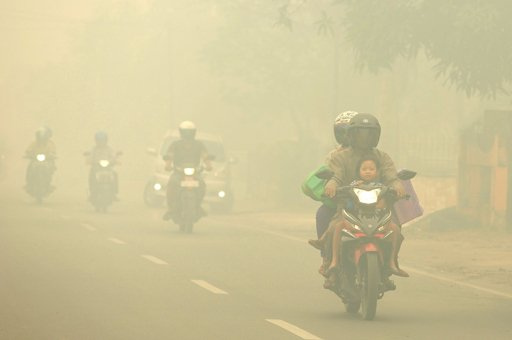
#> input picture sample/ex_input.jpg, 512 x 340 px
$ python dehaze.py   (Python 2 division)   (older library calls are emulated)
#> lines starting #> are read from the running program, lines starting #| are printed output that depends on the picture
"""Single image dehazing."""
from __future__ import division
import cv2
import numpy as np


class Channel_value:
    val = -1.0
    intensity = -1.0


def find_intensity_of_atmospheric_light(img, gray):
    top_num = int(img.shape[0] * img.shape[1] * 0.001)
    toplist = [Channel_value()] * top_num
    dark_channel = find_dark_channel(img)

    for y in xrange(img.shape[0]):
        for x in xrange(img.shape[1]):
            val = img.item(y, x, dark_channel)
            intensity = gray.item(y, x)
            for t in toplist:
                if t.val < val or (t.val == val and t.intensity < intensity):
                    t.val = val
                    t.intensity = intensity
                    break

    max_channel = Channel_value()
    for t in toplist:
        if t.intensity > max_channel.intensity:
            max_channel = t

    return max_channel.intensity


def find_dark_channel(img):
    return np.unravel_index(np.argmin(img), img.shape)[2]


def clamp(minimum, x, maximum):
    return max(minimum, min(x, maximum))


def dehaze(img, light_intensity, windowSize, t0, w):
    size = (img.shape[0], img.shape[1])

    outimg = np.zeros(img.shape, img.dtype)

    for y in xrange(size[0]):
        for x in xrange(size[1]):
            x_low = max(x-(windowSize//2), 0)
            y_low = max(y-(windowSize//2), 0)
            x_high = min(x+(windowSize//2), size[1])
            y_high = min(y+(windowSize//2), size[0])

            sliceimg = img[y_low:y_high, x_low:x_high]

            dark_channel = find_dark_channel(sliceimg)
            t = 1.0 - (w * img.item(y, x, dark_channel) / light_intensity)

            outimg.itemset((y,x,0), clamp(0, ((img.item(y,x,0) - light_intensity) / max(t, t0) + light_intensity), 255))
            outimg.itemset((y,x,1), clamp(0, ((img.item(y,x,1) - light_intensity) / max(t, t0) + light_intensity), 255))
            outimg.itemset((y,x,2), clamp(0, ((img.item(y,x,2) - light_intensity) / max(t, t0) + light_intensity), 255))
    return outimg


def main():
    imageName = raw_input()  # eg. fg5.jpg
#> the answer given: sample/ex_input.jpg
    img = cv2.imread(imageName)
#> img is the input picture: shape (340, 512, 3); mean B, G, R 154.7, 196.3, 205.6
    cv2.namedWindow("result", cv2.CV_WINDOW_AUTOSIZE)
    gray = cv2.cvtColor(img, cv2.COLOR_BGR2GRAY)
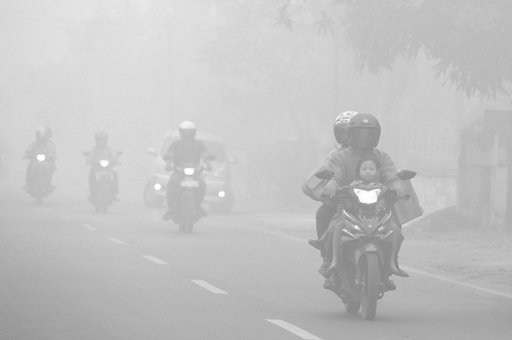
#> gray: shape (340, 512); min 125, max 255, mean 194.4
    light_intensity = find_intensity_of_atmospheric_light(img, gray)
#> in find_intensity_of_atmospheric_light, `dark_channel = find_dark_channel(img)`: dark_channel = 0
#> after the loop in find_intensity_of_atmospheric_light, `for y in xrange(img.shape[0]):`: t.intensity = 255
#> light_intensity = 255
    w = 0.95
    t0 = 0.55
    outimg = dehaze(img, light_intensity, 20, t0, w)
#> after the loop in dehaze, `for y in xrange(size[0]):`:
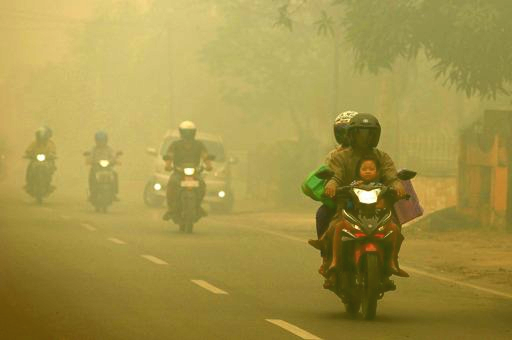
#> outimg: shape (340, 512, 3); mean B, G, R 72.6, 148.2, 165.1
    name = imageName+'_out_t0'+str(t0)+'_w'+str(w)+'.jpg'
    print name
    cv2.imwrite(name, outimg)

if __name__ == "__main__": main()
